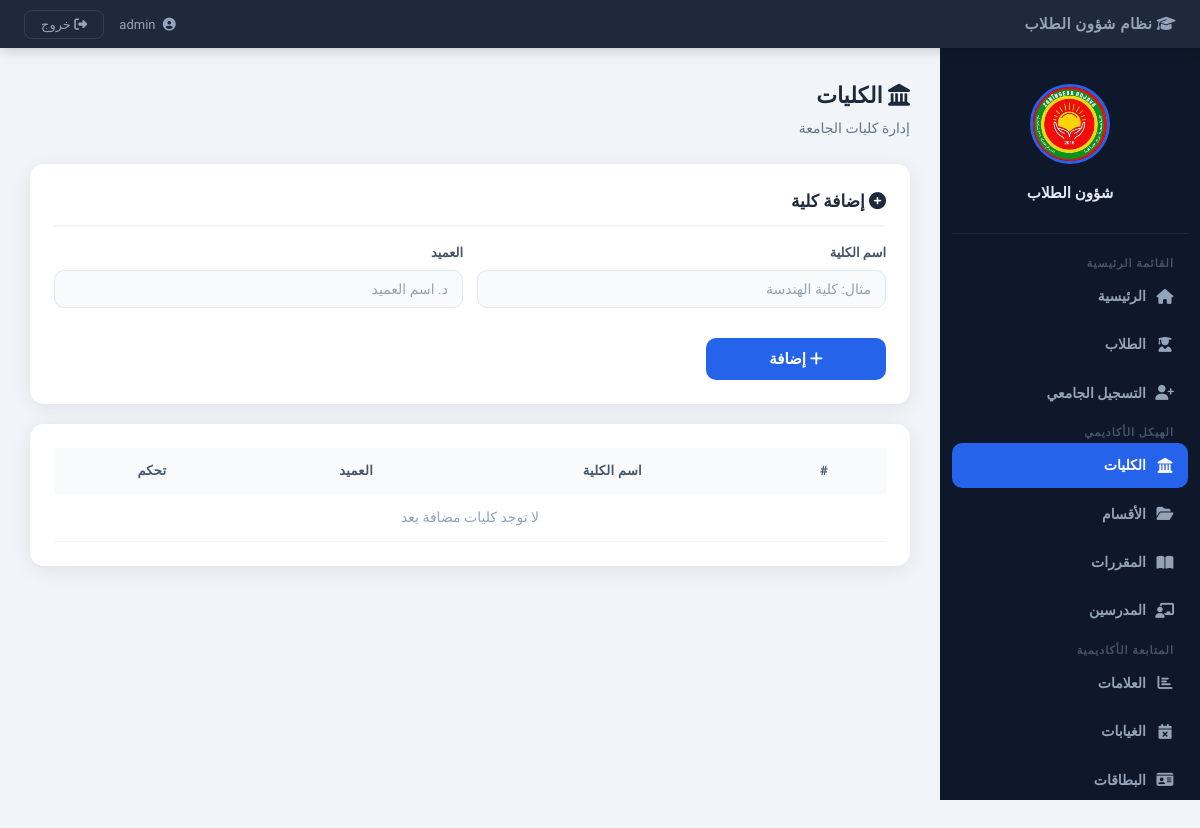
Page /?page=faculties (signed in) on the earlier database version.
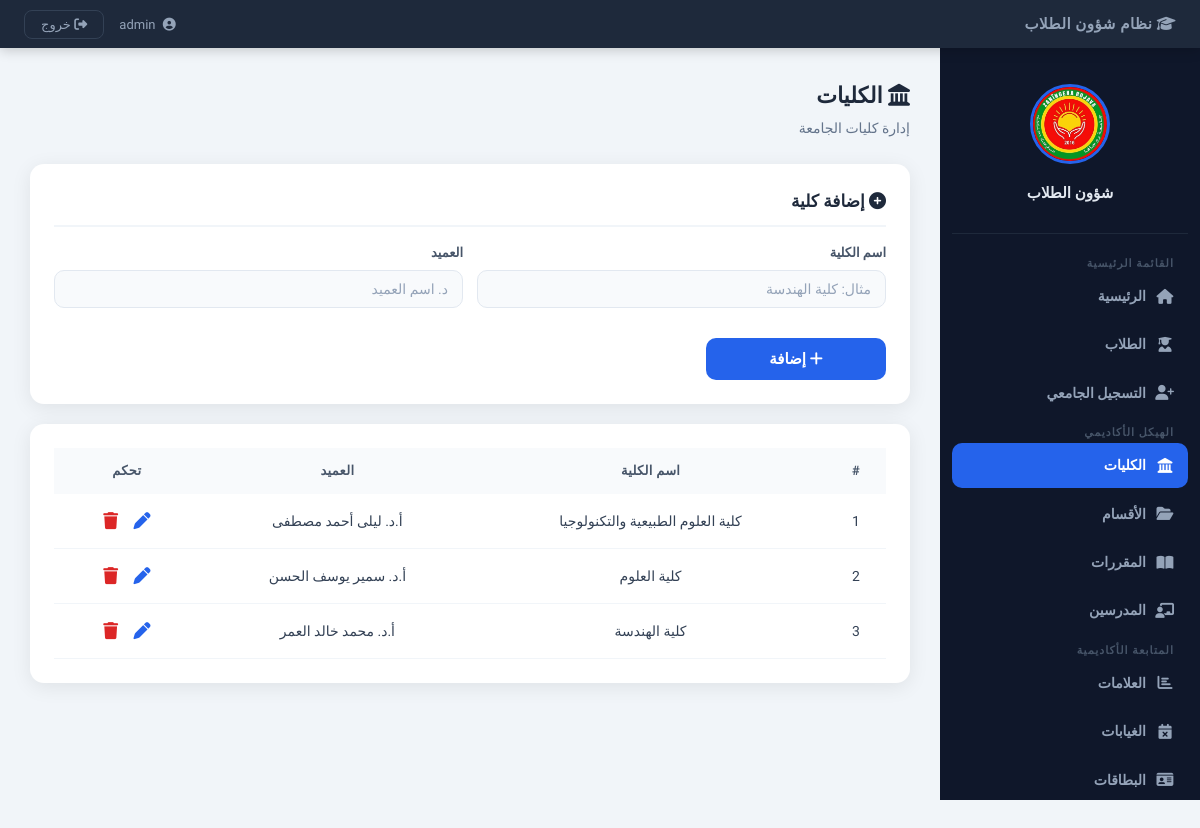
Same page on the later database version.
### tables this page shows
CREATE TABLE faculties (
    id         INTEGER PRIMARY KEY AUTOINCREMENT,
    name       TEXT    NOT NULL,
    dean       TEXT,
    created_at TEXT    DEFAULT (datetime('now'))
);

### app/Core/Database.php (called while the page is built, shortened)
<?php
class Database
{
    private static ?PDO $instance = null;
    public static function getInstance(): PDO
    {
        if (self::$instance === null) {
            if (DB_DRIVER === 'sqlite') {
                $pdo = new PDO('sqlite:' . DB_PATH);
                $pdo->exec('PRAGMA foreign_keys = ON;');
            } elseif (DB_DRIVER === 'mysql') {
                $dsn = "mysql:host=" . DB_HOST . ";dbname=" . DB_NAME . ";charset=" . DB_CHARSET;
                $pdo = new PDO($dsn, DB_USER, DB_PASS);
            } else {
                throw new RuntimeException('DB_DRIVER غير مدعوم');
            }
            $pdo->setAttribute(PDO::ATTR_ERRMODE,            PDO::ERRMODE_EXCEPTION);
            $pdo->setAttribute(PDO::ATTR_DEFAULT_FETCH_MODE, PDO::FETCH_ASSOC);
            self::$instance = $pdo;
        }
        return self::$instance;
    }
}

### app/Core/BaseModel.php (called while the page is built, shortened)
<?php
abstract class BaseModel
{
    protected PDO    $db;
    protected string $table;
    public function __construct()
    {
        $this->db = Database::getInstance();
    }
    public function all(string $order = 'id DESC'): array
    {
        return $this->db->query("SELECT * FROM {$this->table} ORDER BY {$order}")
                        ->fetchAll();
    }
}

### views/pages/faculties.php (the view, shortened to what this page needs)
<?php  $faculties = $data['faculties'] ?? []; ?>
<div class="page-header">
  <h1><i class="fa-solid fa-landmark"></i> الكليات</h1>
  <p>إدارة كليات الجامعة</p>
</div>
<div class="card">
  <h3><i class="fa-solid fa-plus-circle"></i> إضافة كلية</h3>
  <form method="POST" action="/std_1_student_manager/controllers/router.php">
    <div class="form-grid">
      <div class="form-group">
        <label>اسم الكلية</label>
        <input type="text" name="name" placeholder="مثال: كلية الهندسة" required>
      </div>
      <div class="form-group">
        <label>العميد</label>
        <input type="text" name="dean" placeholder="د. اسم العميد">
      </div>
    </div>
    <br>
    <button type="submit" class="btn-submit" style="max-width:180px;">
      <i class="fa-solid fa-plus"></i> إضافة
    </button>
  </form>
</div>
<div class="card">
  <div class="table-wrapper">
    <table>
      <thead>
        <tr>
          <th>#</th>
          <th>اسم الكلية</th>
          <th>العميد</th>
          <th>تحكم</th>
        </tr>
      </thead>
      <tbody>
        <?php if (empty($faculties)): ?>
          <tr><td colspan="4" style="color:#94a3b8;">لا توجد كليات مضافة بعد</td></tr>
        <?php else: ?>
          <?php foreach ($faculties as $i => $f): ?>
          <tr>
            <td><?= $i + 1 ?></td>
            <td><?= htmlspecialchars($f['name']) ?></td>
            <td><?= htmlspecialchars($f['dean'] ?? '—') ?></td>
            <td>
              <button class="edit-btn" onclick="openEditModal(<?= htmlspecialchars(json_encode($f)) ?>)"
                      title="تعديل">
                <i class="fa-solid fa-pen"></i>
              </button>
              <form method="POST" action="/std_1_student_manager/controllers/router.php"
                    style="display:inline"
                    onsubmit="return confirm('هل أنت متأكد من حذف هذه الكلية؟')">
                <button type="submit" class="delete-btn" title="حذف">
                  <i class="fa-solid fa-trash"></i>
                </button>
              </form>
            </td>
          </tr>
          <?php endforeach; ?>
        <?php endif; ?>
      </tbody>
    </table>
  </div>
</div>

Differences in the rows shown:
added faculties: name "كلية العلوم الطبيعية والتكنولوجيا", dean "أ.د. ليلى أحمد مصطفى"
added faculties: name "كلية العلوم", dean "أ.د. سمير يوسف الحسن"
added faculties: name "كلية الهندسة", dean "أ.د. محمد خالد العمر"
Other differences:
text no longer shown: "لا توجد كليات مضافة بعد"
